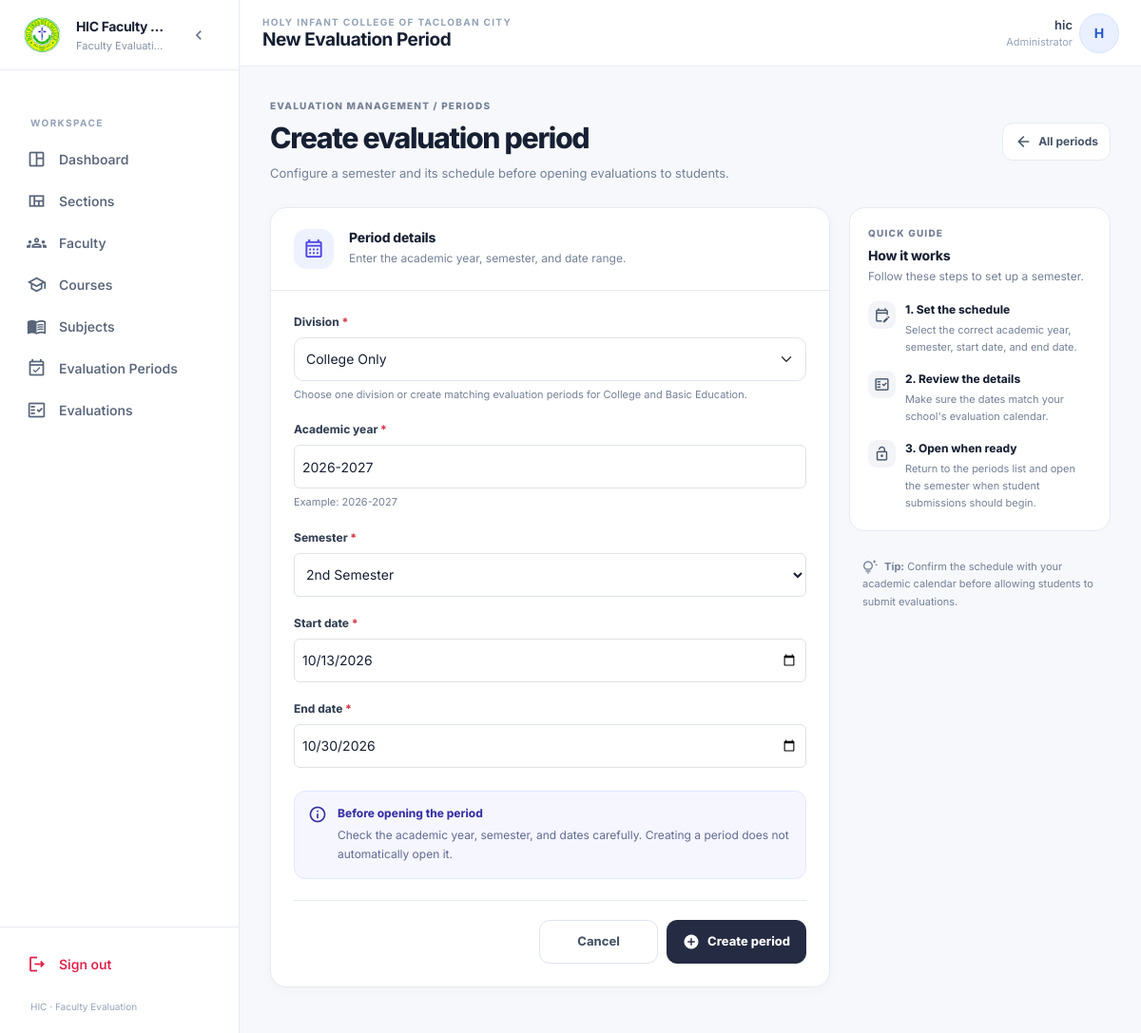
Page /evaluation-periods/2/edit/ (signed in) on the earlier database version.
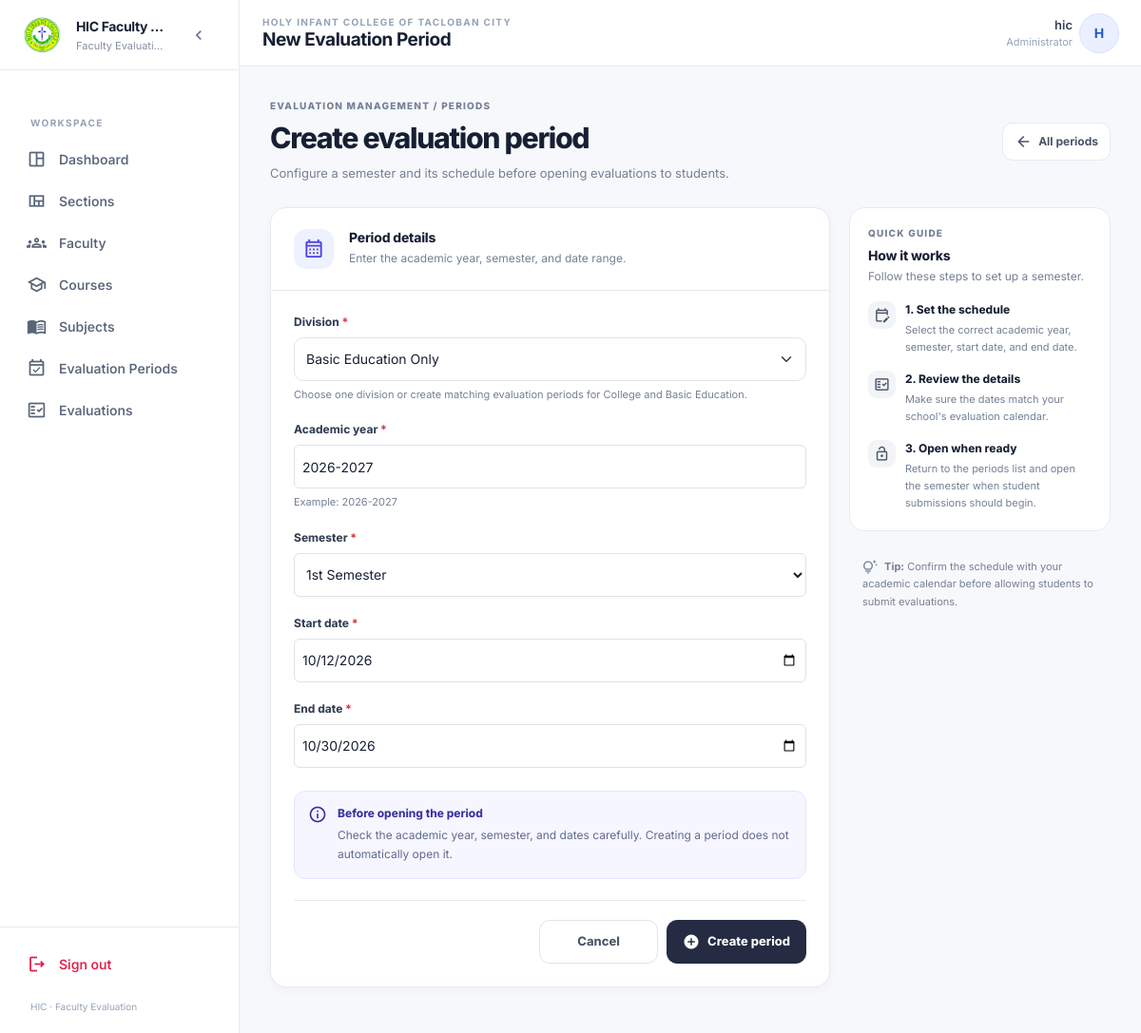
Same page on the later database version.
### evaluation/models.py (models this page shows, shortened)
class EvaluationPeriod(models.Model):
    class Semester(models.TextChoices):
        FIRST = "1st", "1st Semester"
        SECOND = "2nd", "2nd Semester"
    education_level = models.CharField(
        max_length=20,
        choices=EducationLevel.choices,
        default=EducationLevel.COLLEGE,
        db_index=True,
    )
    academic_year = models.CharField(
        max_length=20,
        help_text="Example: 2026-2027",
    )
    semester = models.CharField(
        max_length=20,
        choices=Semester.choices,
    )
    start_date = models.DateField()
    end_date = models.DateField()
    is_open = models.BooleanField(
        default=False,
        help_text="Only one evaluation period can be open per division.",
    )
    created_at = models.DateTimeField(auto_now_add=True)
    updated_at = models.DateTimeField(auto_now=True)
    class Meta:
        constraints = [
            models.UniqueConstraint(
                fields=["education_level", "academic_year", "semester"],
                name="unique_period_per_division",
            ),
            models.UniqueConstraint(
                fields=["education_level"],
                condition=Q(is_open=True),
                name="one_open_period_per_division",
            ),
        ]

### evaluation/views.py (the view, shortened to what this page needs)
@login_required(login_url="admin_login")
def evaluation_period_edit(request, pk):
    period = get_object_or_404(EvaluationPeriod, pk=pk)
    return render(request, "admins/evaluation_period_add.html", {
        "form": EvaluationPeriodForm(instance=period),
        "period": period,
        "selected_division": period.education_level,
    })

### evaluation/forms.py (shortened to what this page needs)
class EvaluationPeriodForm(forms.ModelForm):
    class Meta:
        model = EvaluationPeriod
        fields = [
            "education_level",
            "academic_year",
            "semester",
            "start_date",
            "end_date",
        ]
        widgets = {
            "education_level": forms.Select(attrs={
                "class": "w-full border p-2 rounded",
            }),
            "academic_year": forms.TextInput(attrs={
                "class": "w-full border p-2 rounded",
                "placeholder": "2026-2027",
            }),
            "semester": forms.Select(attrs={
                "class": "w-full border p-2 rounded",
            }),
            "start_date": forms.DateInput(attrs={
                "class": "w-full border p-2 rounded",
                "type": "date",
            }),
            "end_date": forms.DateInput(attrs={
                "class": "w-full border p-2 rounded",
                "type": "date",
            }),
        }

### templates/admins/evaluation_period_add.html (shortened to what the changed rows need)
{% extends 'admins/base.html' %}
{% block page_title %}New Evaluation Period{% endblock %}
{% block content %}
<div class="epa-page container-fluid px-0 px-sm-1 py-2">
    <div class="d-flex flex-column flex-sm-row align-items-sm-center justify-content-between gap-3 mb-4">
        <div>
            <h1 class="epa-heading mb-2">
                Create evaluation period
            </h1>
        </div>
    </div>
    <div class="epa-layout">
        <section class="epa-card">
            <div class="epa-card-header">
                <div class="d-flex align-items-center gap-3">
                    <div class="min-w-0">
                        <h2 class="epa-section-title mb-0">Period details</h2>
                    </div>
                </div>
            </div>
            <div class="epa-card-body">
                <form method="post">
    <div class="epa-field">
        <label for="id_education_level">
            Division <span class="text-danger">*</span>
        </label>
        {% with current=period.education_level|default:selected_division|default:"COLLEGE" %}
        <select name="education_level" id="id_education_level" class="form-select" required>
            <option value="COLLEGE" {% if current == "COLLEGE" %}selected{% endif %}>
                College Only
            </option>
            <option value="BASIC" {% if current == "BASIC" %}selected{% endif %}>
                Basic Education Only
            </option>
        </select>
        {% endwith %}
        <div class="form-text">
            Choose one division or create matching evaluation periods
            for College and Basic Education.
        </div>
    </div>
    {% for field in form %}
        {% if field.name != "education_level" %}
        <div class="epa-field">
            <label for="{{ field.id_for_label }}">
                {{ field.label }}
                {% if field.field.required %}
                <span class="text-danger">*</span>
                {% endif %}
            </label>
            {{ field }}
            {% if field.help_text %}
            <div class="form-text">{{ field.help_text }}</div>
            {% endif %}
        </div>
        {% endif %}
    {% endfor %}
                </form>
            </div>
        </section>
        <aside>
            <section class="epa-side-card">
                <h2 class="epa-section-title mb-1">How it works</h2>
            </section>
        </aside>
    </div>
</div>
{% endblock %}

Differences in the rows shown:
changed EvaluationPeriod: education_level "College Only" → "Basic Education Only"; semester "2nd Semester" → "1st Semester"; start_date "10/13/2026" → "10/12/2026"
